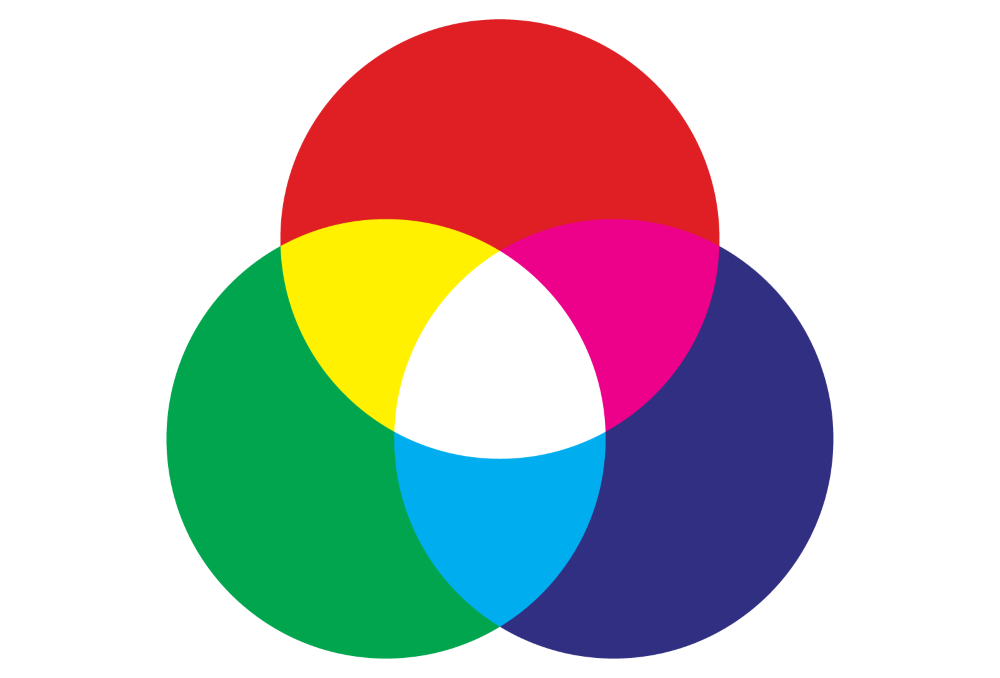
#> input picture 2SATURATION/rgbcolormodel.png, 1000 x 678 px, found by its file name
$ python 2saturation.py
#> lines starting #> are read from the running program, lines starting #| are printed output that depends on the picture
import cv2

img=cv2.imread(r"D:\ERINA\Jet Learn\VS Code OpenCV\2SATURATION\rgbcolormodel.png", 1)
#> img is the input picture: shape (678, 1000, 3); mean B, G, R 186.2, 187.5, 193.4
b,g,r=cv2.split(img)
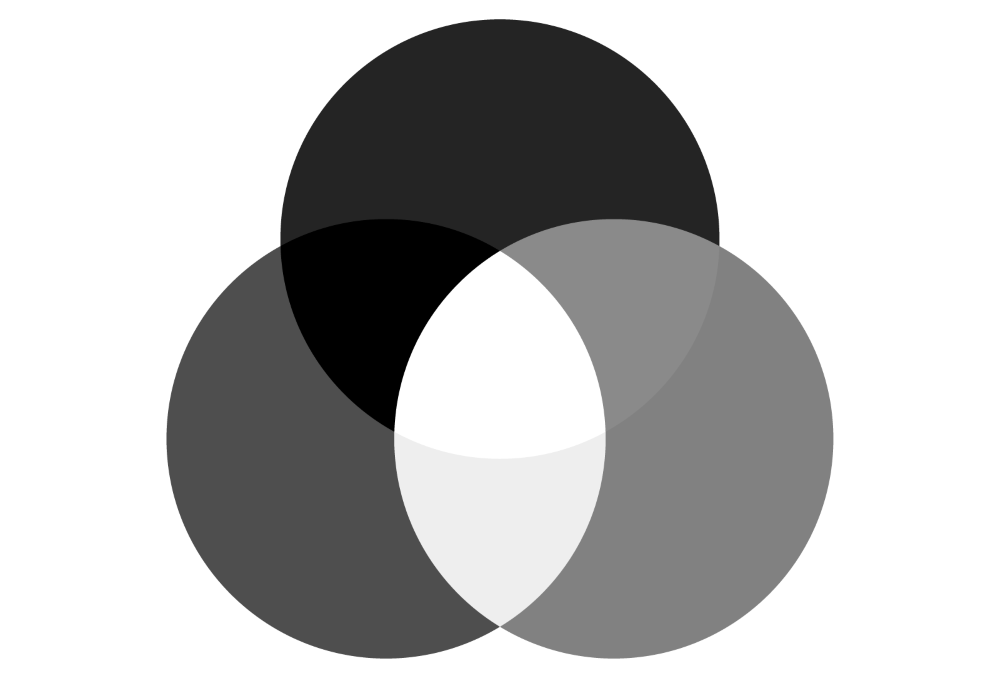
#> b: shape (678, 1000); min 0, max 255, mean 186.2
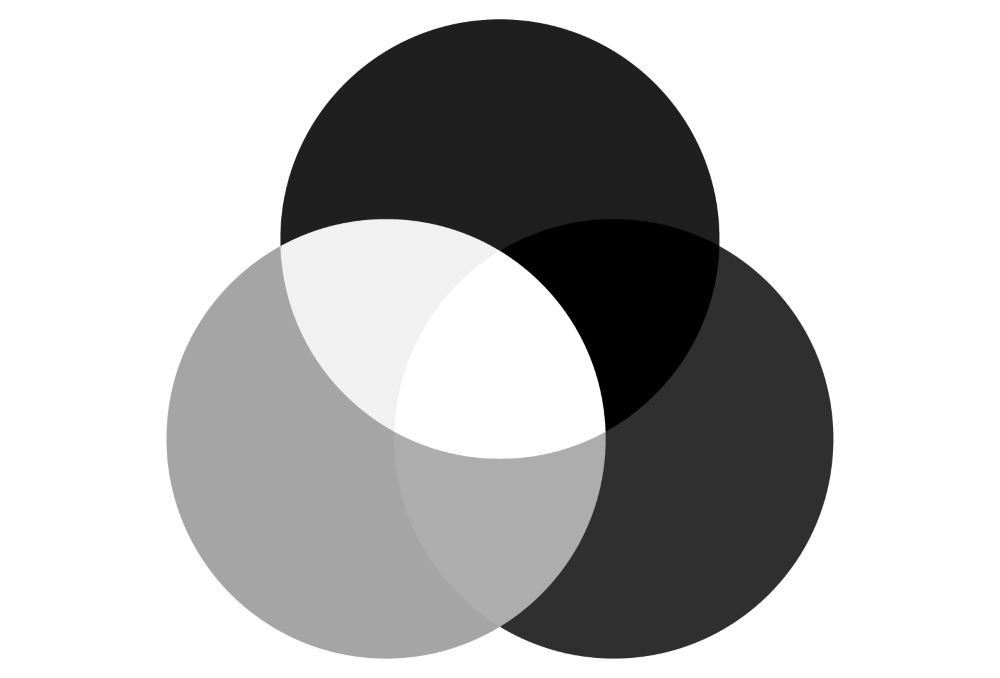
#> g: shape (678, 1000); min 0, max 255, mean 187.5
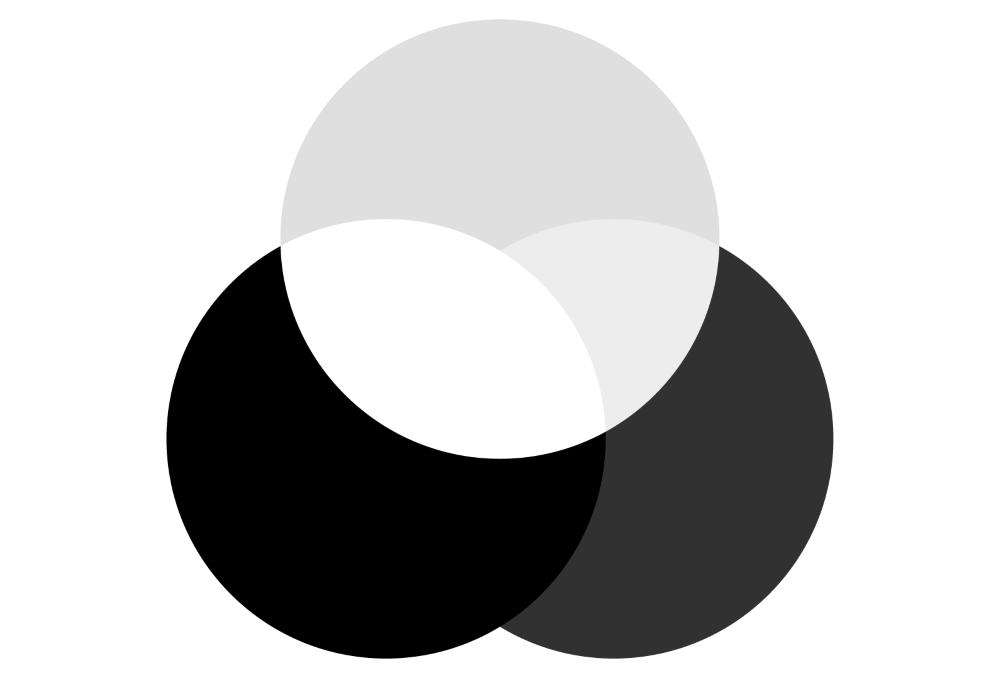
#> r: shape (678, 1000); min 0, max 255, mean 193.4
cv2.imshow("screen", img)
cv2.waitKey(0)

cv2.imshow("Blue Saturation", b)
cv2.waitKey(0)

cv2.imshow("Green Saturation", g)
cv2.waitKey(0)

cv2.imshow("Red Saturation", r)
cv2.waitKey(0)
